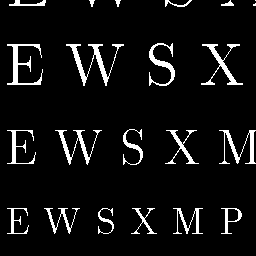
%> input picture Extraneous Projects/letters.bmp, 256 x 256 px
$ octave e10_6_Laplacian_edge1.m   (GNU Octave 9; MATLAB toolbox functions it lacks are replaced by stand-ins)
%> lines starting %> are read from the running program, lines starting %| are printed output that depends on the picture; in (x1, y1, x2, y2) boxes, pixels count from 0 and x2, y2 are one past the last pixel; in counts of white or black regions, pixels touching at a corner belong together; the program's own positions count from 1
%file: e10_6_Laplacian_edge1.m
% read image file, use Laplacian to edge detect
clear; close all; set(0,'defaultAxesFontSize',13);
X1 = imread('letters.bmp'); % this .bmp has uint8 pix values 0 to 255
%> X1 is the input picture: size 256x256 uint8; 6.7% white; 22 white regions (2 under 20 px), largest, box (x1, y1, x2, y2) and area: (66, 44, 124, 86) 535, (7, 44, 43, 85) 425, (201, 44, 243, 85) 383
X = rescale(X1);            % scale pixel values to 0 to 1 double precision

h = [0 1 0; 1 -4 1; 0 1 0]  % Laplacian matrix
Y=conv2(h,X);
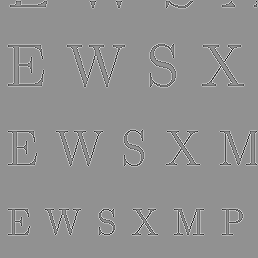
%> Y: size 258x258 double; min -4, max 3, mean 0; drawn with min black and max white
figure('position',[100,100,1100,800]),
 subplot(2,3,1), imagesc(X), colormap(gray), title('Original');

for n = 1:5
  threshold = 0.4*n + 0.6    % try tresholds from 1 to 2.6
  Yedge = (abs(Y)>=threshold); % convert to 2-color edge (logical) image
  subplot(2,3,n+1),imagesc(Yedge),colormap(gray),
    title(strcat('Edge detect threshold = ',num2str(threshold)))
end
%> this loop made 5 passes
%> pass 1, `Yedge = (abs(Y)>=threshold);`:
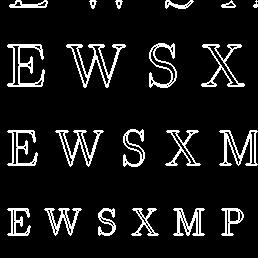
%> Yedge: size 258x258 logical; 9.5% white in thin lines or dots, all inside (x1, y1, x2, y2) = (7, 0, 258, 236)
%> pass 2, `Yedge = (abs(Y)>=threshold);`:
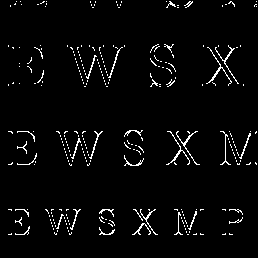
%> Yedge: size 258x258 logical; 3.3% white in thin lines or dots, all inside (x1, y1, x2, y2) = (8, 1, 257, 235)
%> after the loop:
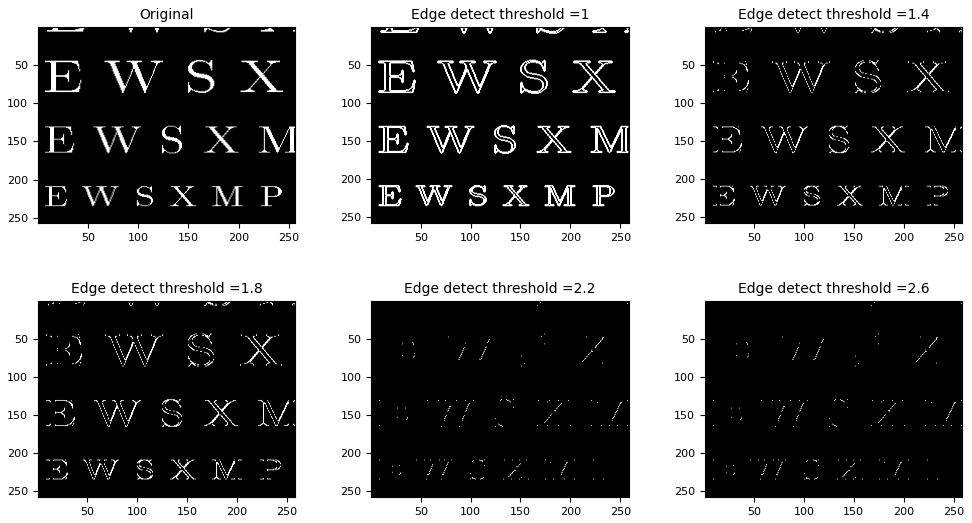
%> figure redrawn from the program's plot data, 6 panels
